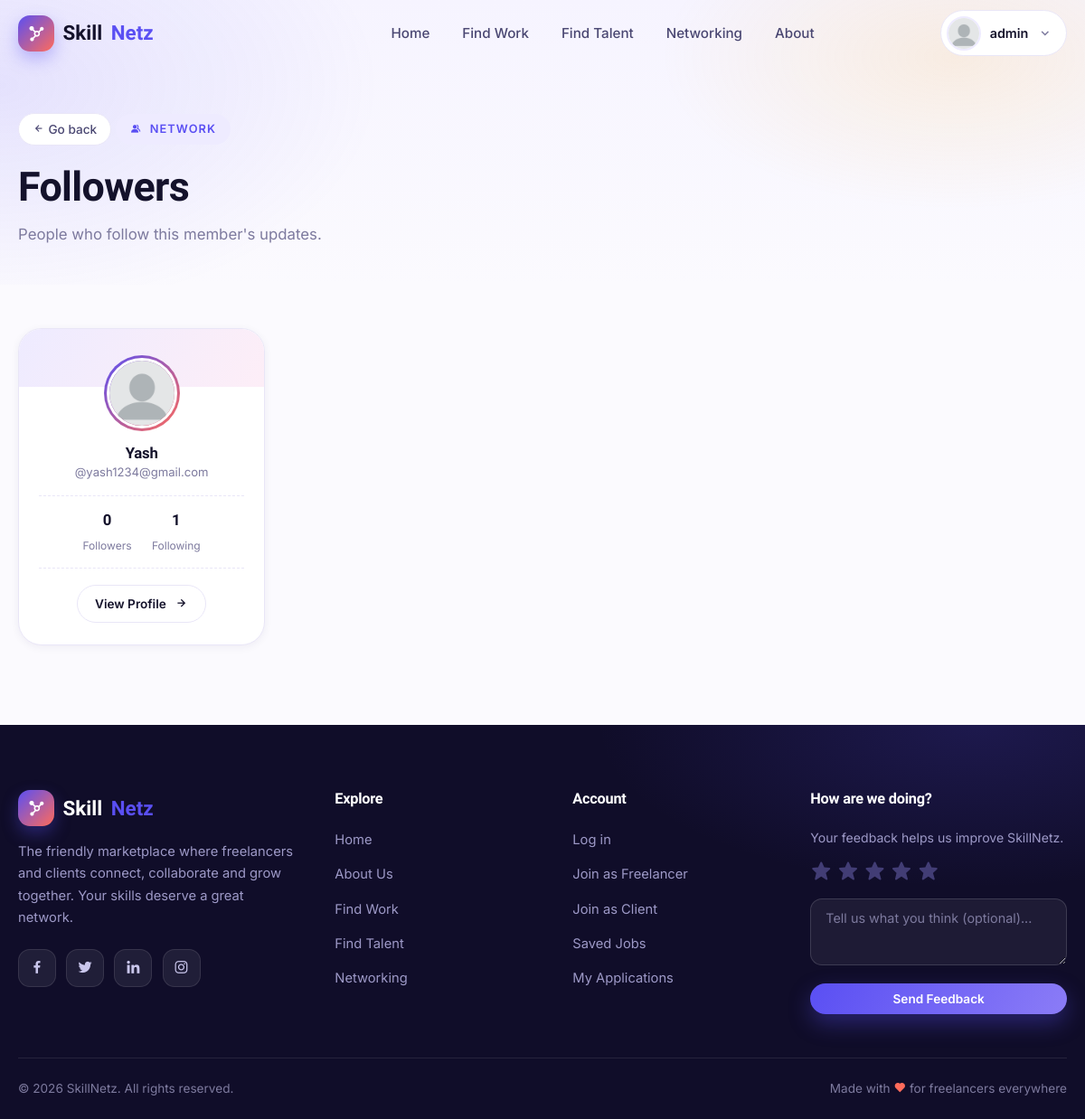
/profile/1/followers/ (signed in), run on the app's committed database.
### skillnetz/models.py (models this page shows, shortened)
class CustomUser(AbstractUser):
    ROLE_CHOICES = (
    ("freelancer", "Freelancer"),
    ("client", "Client"),
    ("admin","Admin"))
    role = models.CharField(max_length=20,choices=ROLE_CHOICES,default="admin")
    linkedin_id = models.CharField(null=True,blank=True,max_length=20)
    paypal_id = models.CharField(null=True,blank=True,max_length=50)
    dp_img = models.ImageField(upload_to="img",blank=True,null=True,default="img/dp.jpg")
    skill = models.ManyToManyField("Skills",blank=True)

### network/models.py (models this page shows, shortened)
class profile(models.Model):
    user = models.OneToOneField(CustomUser, on_delete=models.CASCADE, null=True, related_name="pro")
    follows=models.ManyToManyField("self",related_name="followed_by",symmetrical=False,blank=True)
    skills=models.ManyToManyField("Skills")
    saved_profiles = models.ManyToManyField("self", related_name="saved_by", symmetrical=False, blank=True)

### network/views.py (the view, shortened to what this page needs)
# urls.py: path('profile/<str:pk>/followers/', views.profiles, {'page_type': 'followers'}, name='followers'),
def profiles(request,pk,page_type=None):
    if request.user.is_authenticated:
        user=request.user
        Profile=profile.objects.get(user_id=pk)
        Follows = Profile.follows.all()
        Posts = posts.objects.filter(user=Profile.user).order_by("-created_at")
        if page_type == 'followers':
            users_list = profile.objects.filter(follows=Profile)
            return render(request, "followers.html", {"users_list": users_list})
        elif page_type == 'following':
            follows_list = Profile.follows.all()
            return render(request, "following.html", {"follows_list": follows_list})
    else:
        return redirect('login')

### network/templates/followers.html (shortened to what this page needs)
{% extends 'base.html' %}
{% load static %}
{% block content %}
<header class="page-hero" style="padding-bottom:2.6rem;">
  <div class="container">
    <a href="javascript:history.back()" class="chip reveal" style="margin-bottom:1.2rem;"><i class='bx bx-left-arrow-alt'></i> Go back</a>
    <span class="eyebrow reveal"><i class='bx bxs-group'></i> Network</span>
    <h1 class="reveal" style="--reveal-delay:.06s;">Followers</h1>
    <p class="reveal" style="--reveal-delay:.12s;">People who follow this member's updates.</p>
  </div>
</header>
<section class="section" style="padding-top:3rem;">
  <div class="container">
    {% if users_list %}
    <div class="people-grid">
      {% for follower_profile in users_list %}
      <div class="person-card reveal">
        <div class="pc-avatar"><img src="{{ follower_profile.user.dp_img.url }}" alt=""></div>
        <h3 style="text-transform:capitalize;">{{ follower_profile.user.first_name|default:follower_profile.user.username }}</h3>
        <div class="pc-username">@{{ follower_profile.user.username }}</div>
        <div class="pc-stats">
          <div><strong>{{ follower_profile.followed_by.all.count }}</strong><span>Followers</span></div>
          <div><strong>{{ follower_profile.follows.count }}</strong><span>Following</span></div>
        </div>
        <a href="{% url 'profile' follower_profile.user.id %}" class="btn btn-ghost btn-sm">View Profile <i class='bx bx-right-arrow-alt'></i></a>
      </div>
      {% endfor %}
    </div>
    {% endif %}
  </div>
</section>
{% endblock %}

### skillnetz/templates/base.html (shortened to what this page needs)
<!DOCTYPE html>
<html lang="en">
{% load static %}
<head>
  <link href='https://unpkg.com/boxicons@2.1.1/css/boxicons.min.css' rel='stylesheet'>
  <link rel="stylesheet" href="{% static 'css/skillnetz.css' %}">
</head>
<body>
  <nav class="navbar">
    <div class="container nav-inner">
      <a href="{% url 'home' %}" class="brand">
        <span class="brand-mark"><i class='bx bxs-network-chart'></i></span>
        Skill<em>Netz</em>
      </a>
      <ul class="nav-links">
        <li><a href="{% url 'home' %}" class="{% if request.path == '/' %}active{% endif %}">Home</a></li>
        <li><a href="{% url 'findwork' %}" class="{% if '/findwork' in request.path %}active{% endif %}">Find Work</a></li>
        <li><a href="{% url 'findtalent' %}" class="{% if '/findtalent' in request.path %}active{% endif %}">Find Talent</a></li>
        <li><a href="{% url 'mynetwork' %}">Networking</a></li>
        <li><a href="{% url 'about' %}" class="{% if '/aboutus' in request.path %}active{% endif %}">About</a></li>
      </ul>
      <div class="nav-actions">
        {% if user.is_authenticated %}
        <div class="nav-user">
          <button class="nav-user-btn" type="button">
            <img src="{{ user.dp_img.url }}" alt="{{ user.first_name }}">
            <span class="nav-user-name">{{ user.first_name }}</span>
            <i class='bx bx-chevron-down'></i>
          </button>
        </div>
        {% else %}
        <a href="{% url 'login' %}" class="btn btn-ghost btn-sm">Log in</a>
        <a href="{% url 'signup' %}" class="btn btn-primary btn-sm">Join <i class='bx bx-right-arrow-alt'></i></a>
        {% endif %}
      </div>
    </div>
  </nav>
  {% block content %}{% endblock %}
  <footer class="footer">
    <div class="container">
      <div class="footer-grid">
        <div class="footer-col footer-about">
          <a href="{% url 'home' %}" class="brand">
            <span class="brand-mark"><i class='bx bxs-network-chart'></i></span>
            Skill<em>Netz</em>
          </a>
          <p>The friendly marketplace where freelancers and clients connect, collaborate and grow together. Your skills deserve a great network.</p>
          <div class="footer-social">
            <a href="#" aria-label="Facebook"><i class='bx bxl-facebook'></i></a>
            <a href="#" aria-label="Twitter"><i class='bx bxl-twitter'></i></a>
            <a href="#" aria-label="LinkedIn"><i class='bx bxl-linkedin'></i></a>
            <a href="#" aria-label="Instagram"><i class='bx bxl-instagram'></i></a>
          </div>
        </div>
        <div class="footer-col">
          <h4>Explore</h4>
          <ul class="footer-links">
            <li><a href="{% url 'home' %}">Home</a></li>
            <li><a href="{% url 'about' %}">About Us</a></li>
            <li><a href="{% url 'findwork' %}">Find Work</a></li>
            <li><a href="{% url 'findtalent' %}">Find Talent</a></li>
            <li><a href="{% url 'mynetwork' %}">Networking</a></li>
          </ul>
        </div>
        <div class="footer-col">
          <h4>Account</h4>
          <ul class="footer-links">
            <li><a href="{% url 'login' %}">Log in</a></li>
            <li><a href="{% url 'signup' %}">Join as Freelancer</a></li>
            <li><a href="{% url 'signup' %}">Join as Client</a></li>
            <li><a href="{% url 'saved_jobs' %}">Saved Jobs</a></li>
            <li><a href="{% url 'mywork' %}">My Applications</a></li>
          </ul>
        </div>
        <div class="footer-col footer-feedback">
          <h4>How are we doing?</h4>
          <p style="font-size:0.88rem;color:#9d99c7;">Your feedback helps us improve SkillNetz.</p>
          <form action="{% url 'feedback_submit' %}" method="POST">
            <div class="stars">
              <i class='bx bxs-star'></i><i class='bx bxs-star'></i><i class='bx bxs-star'></i><i class='bx bxs-star'></i><i class='bx bxs-star'></i>
            </div>
            <textarea name="comment" placeholder="Tell us what you think (optional)..."></textarea>
            <button type="submit" class="btn btn-primary btn-sm btn-block">Send Feedback</button>
          </form>
        </div>
      </div>
      <div class="footer-bottom">
        <span>© 2026 SkillNetz. All rights reserved.</span>
        <span class="made-with">Made with <i class='bx bxs-heart'></i> for freelancers everywhere</span>
      </div>
    </div>
  </footer>
</body>
</html>

### data on the page
CustomUser: dp_img (picture), first_name "admin"
profile: user.dp_img (picture), user.first_name "Yash", user.username "yash1234@gmail.com", followed_by.all.count "0", follows.count "1"
